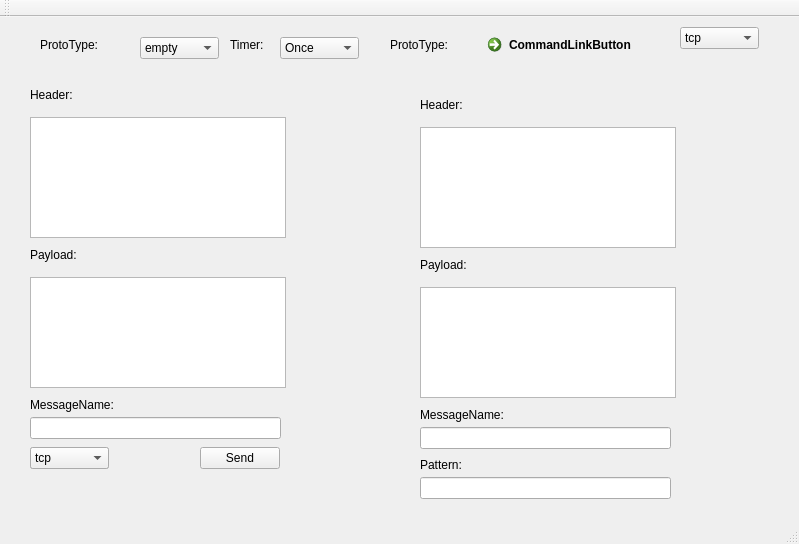
<?xml version="1.0" encoding="UTF-8"?>
<ui version="4.0">
 <class>Pcclient</class>
 <widget class="QMainWindow" name="Pcclient">
  <property name="geometry">
   <rect>
    <x>0</x>
    <y>0</y>
    <width>799</width>
    <height>544</height>
   </rect>
  </property>
  <property name="windowTitle">
   <string>Pcclient</string>
  </property>
  <widget class="QWidget" name="centralWidget">
   <widget class="QComboBox" name="comboBox">
    <property name="geometry">
     <rect>
      <x>140</x>
      <y>20</y>
      <width>79</width>
      <height>22</height>
     </rect>
    </property>
    <item>
     <property name="text">
      <string>empty</string>
     </property>
    </item>
    <item>
     <property name="text">
      <string>protobuffer</string>
     </property>
    </item>
    <item>
     <property name="text">
      <string>flatbuffer</string>
     </property>
    </item>
   </widget>
   <widget class="QListView" name="listView">
    <property name="geometry">
     <rect>
      <x>30</x>
      <y>100</y>
      <width>256</width>
      <height>121</height>
     </rect>
    </property>
   </widget>
   <widget class="QListView" name="listView_2">
    <property name="geometry">
     <rect>
      <x>30</x>
      <y>260</y>
      <width>256</width>
      <height>111</height>
     </rect>
    </property>
   </widget>
   <widget class="QLineEdit" name="lineEdit">
    <property name="geometry">
     <rect>
      <x>30</x>
      <y>400</y>
      <width>251</width>
      <height>22</height>
     </rect>
    </property>
   </widget>
   <widget class="QComboBox" name="comboBox_2">
    <property name="geometry">
     <rect>
      <x>30</x>
      <y>430</y>
      <width>79</width>
      <height>22</height>
     </rect>
    </property>
    <item>
     <property name="text">
      <string>tcp</string>
     </property>
    </item>
    <item>
     <property name="text">
      <string>udp</string>
     </property>
    </item>
   </widget>
   <widget class="QPushButton" name="pushButton">
    <property name="geometry">
     <rect>
      <x>200</x>
      <y>430</y>
      <width>80</width>
      <height>22</height>
     </rect>
    </property>
    <property name="text">
     <string>Send</string>
    </property>
   </widget>
   <widget class="QLabel" name="label">
    <property name="geometry">
     <rect>
      <x>30</x>
      <y>380</y>
      <width>121</width>
      <height>16</height>
     </rect>
    </property>
    <property name="text">
     <string>MessageName:</string>
    </property>
   </widget>
   <widget class="QLabel" name="label_2">
    <property name="geometry">
     <rect>
      <x>30</x>
      <y>230</y>
      <width>121</width>
      <height>16</height>
     </rect>
    </property>
    <property name="text">
     <string>Payload:</string>
    </property>
   </widget>
   <widget class="QLabel" name="label_3">
    <property name="geometry">
     <rect>
      <x>30</x>
      <y>70</y>
      <width>121</width>
      <height>16</height>
     </rect>
    </property>
    <property name="text">
     <string>Header:</string>
    </property>
   </widget>
   <widget class="QLabel" name="label_4">
    <property name="geometry">
     <rect>
      <x>40</x>
      <y>20</y>
      <width>81</width>
      <height>16</height>
     </rect>
    </property>
    <property name="text">
     <string>ProtoType:</string>
    </property>
   </widget>
   <widget class="QCommandLinkButton" name="commandLinkButton">
    <property name="geometry">
     <rect>
      <x>480</x>
      <y>10</y>
      <width>174</width>
      <height>41</height>
     </rect>
    </property>
    <property name="text">
     <string>CommandLinkButton</string>
    </property>
   </widget>
   <widget class="QLabel" name="label_5">
    <property name="geometry">
     <rect>
      <x>390</x>
      <y>20</y>
      <width>81</width>
      <height>16</height>
     </rect>
    </property>
    <property name="text">
     <string>ProtoType:</string>
    </property>
   </widget>
   <widget class="QComboBox" name="comboBox_3">
    <property name="geometry">
     <rect>
      <x>280</x>
      <y>20</y>
      <width>79</width>
      <height>22</height>
     </rect>
    </property>
    <item>
     <property name="text">
      <string>Once</string>
     </property>
    </item>
    <item>
     <property name="text">
      <string>5s</string>
     </property>
    </item>
    <item>
     <property name="text">
      <string>10s</string>
     </property>
    </item>
    <item>
     <property name="text">
      <string>30s</string>
     </property>
    </item>
    <item>
     <property name="text">
      <string>1min</string>
     </property>
    </item>
    <item>
     <property name="text">
      <string>15min</string>
     </property>
    </item>
   </widget>
   <widget class="QLabel" name="label_6">
    <property name="geometry">
     <rect>
      <x>230</x>
      <y>20</y>
      <width>51</width>
      <height>16</height>
     </rect>
    </property>
    <property name="text">
     <string>Timer:</string>
    </property>
   </widget>
   <widget class="QLabel" name="label_7">
    <property name="geometry">
     <rect>
      <x>420</x>
      <y>80</y>
      <width>121</width>
      <height>16</height>
     </rect>
    </property>
    <property name="text">
     <string>Header:</string>
    </property>
   </widget>
   <widget class="QListView" name="listView_3">
    <property name="geometry">
     <rect>
      <x>420</x>
      <y>110</y>
      <width>256</width>
      <height>121</height>
     </rect>
    </property>
   </widget>
   <widget class="QLabel" name="label_8">
    <property name="geometry">
     <rect>
      <x>420</x>
      <y>240</y>
      <width>121</width>
      <height>16</height>
     </rect>
    </property>
    <property name="text">
     <string>Payload:</string>
    </property>
   </widget>
   <widget class="QListView" name="listView_4">
    <property name="geometry">
     <rect>
      <x>420</x>
      <y>270</y>
      <width>256</width>
      <height>111</height>
     </rect>
    </property>
   </widget>
   <widget class="QLabel" name="label_9">
    <property name="geometry">
     <rect>
      <x>420</x>
      <y>390</y>
      <width>121</width>
      <height>16</height>
     </rect>
    </property>
    <property name="text">
     <string>MessageName:</string>
    </property>
   </widget>
   <widget class="QLineEdit" name="lineEdit_2">
    <property name="geometry">
     <rect>
      <x>420</x>
      <y>410</y>
      <width>251</width>
      <height>22</height>
     </rect>
    </property>
   </widget>
   <widget class="QComboBox" name="comboBox_4">
    <property name="geometry">
     <rect>
      <x>30</x>
      <y>430</y>
      <width>79</width>
      <height>22</height>
     </rect>
    </property>
    <item>
     <property name="text">
      <string>tcp</string>
     </property>
    </item>
    <item>
     <property name="text">
      <string>udp</string>
     </property>
    </item>
   </widget>
   <widget class="QComboBox" name="comboBox_5">
    <property name="geometry">
     <rect>
      <x>680</x>
      <y>10</y>
      <width>79</width>
      <height>22</height>
     </rect>
    </property>
    <item>
     <property name="text">
      <string>tcp</string>
     </property>
    </item>
    <item>
     <property name="text">
      <string>udp</string>
     </property>
    </item>
   </widget>
   <widget class="QLineEdit" name="lineEdit_3">
    <property name="geometry">
     <rect>
      <x>420</x>
      <y>460</y>
      <width>251</width>
      <height>22</height>
     </rect>
    </property>
   </widget>
   <widget class="QLabel" name="label_10">
    <property name="geometry">
     <rect>
      <x>420</x>
      <y>440</y>
      <width>121</width>
      <height>16</height>
     </rect>
    </property>
    <property name="text">
     <string>Pattern:</string>
    </property>
   </widget>
  </widget>
  <widget class="QMenuBar" name="menuBar">
   <property name="geometry">
    <rect>
     <x>0</x>
     <y>0</y>
     <width>799</width>
     <height>19</height>
    </rect>
   </property>
  </widget>
  <widget class="QToolBar" name="mainToolBar">
   <attribute name="toolBarArea">
    <enum>TopToolBarArea</enum>
   </attribute>
   <attribute name="toolBarBreak">
    <bool>false</bool>
   </attribute>
  </widget>
  <widget class="QStatusBar" name="statusBar"/>
 </widget>
 <layoutdefault spacing="6" margin="11"/>
 <resources/>
 <connections/>
</ui>
